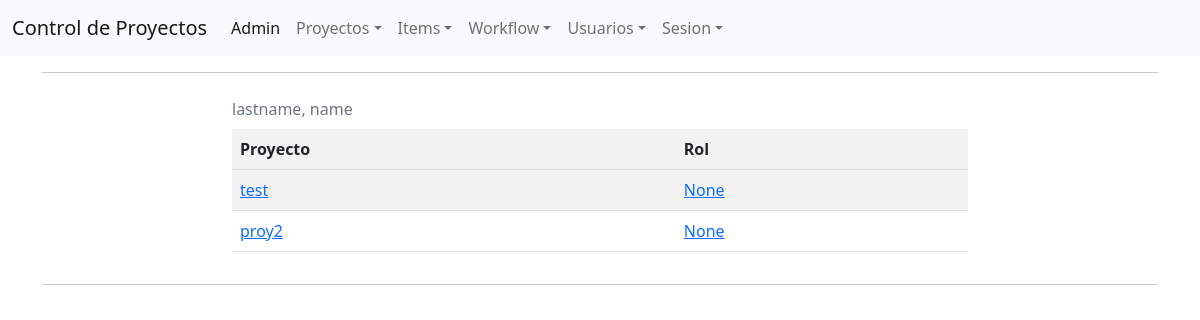
/usuario/1/, run on the app's committed database.
### ControlProyecto/models/Usuario.py (models this page shows, shortened)
class Usuario(models.Model):
    user = models.OneToOneField(settings.AUTH_USER_MODEL, on_delete=models.CASCADE)
    dni = models.CharField(max_length=16, unique=True)
    proyectos = models.ManyToManyField("Proyecto", through="RolUsuario")

### ControlProyecto/models/RolUsuario.py (models this page shows, shortened)
class RolUsuario(models.Model):
    class TipoRol(models.TextChoices):
        lider_tecnico = "LT", _("Lider Tecnico")
        lider_funcional = "LF", _("Lider Funcional")
        representante_cliente = "RC", _("Representante Cliente")
    usuario = models.ForeignKey("Usuario", on_delete=models.CASCADE)
    proyecto = models.ForeignKey("Proyecto", on_delete=models.CASCADE)
    rol = models.CharField(max_length=2, choices=TipoRol.choices, null=True, blank=True)

### ControlProyecto/models/Proyecto.py (models this page shows, shortened)
class Proyecto(models.Model):
    nombre = models.CharField(max_length=32)
    descripcion = models.TextField(null=True)
    usuarios = models.ManyToManyField("Usuario", through="RolUsuario", blank=True)

### ControlProyecto/views/UsuarioView.py (the view)
# urls.py: path('usuario/<int:pk>/', UsuarioView.as_view(), name="detalle-usuario"),
class UsuarioView(TemplateView):
    def get_context_data(self, **kwargs):
        context = super().get_context_data()
        context["usuario"] = Usuario.objects.get(id=kwargs["pk"])
        return context
    template_name = "usuario.html"

### ControlProyecto/templates/usuario.html (shortened to what this page needs)
{% extends "base.html" %}
{% block content %}
<table>
    <caption>
        {{ usuario.user.last_name }}, {{ usuario.user.first_name }}
    </caption>
    <tr>
        <th>Proyecto</th>
        <th>Rol</th>
    </tr>
    <tr>
        {% for u in usuario.rolusuario_set.all %}
        <tr>
            <td><a href="{% url "detalle-proyecto" pk=u.proyecto.id %}">{{ u.proyecto.nombre }}</a></td>
            <td><a href="{% url "rol-usuario" pk=u.id %}">{{ u.get_rol_display }}</a></td>
        </tr>
        {% endfor %}
    </tr>
</table>
{% endblock %}

### ControlProyecto/templates/base.html (style rules this page uses)
caption { caption-side: top; }

### data on the page
Usuario: user.last_name "lastname", user.first_name "name"
RolUsuario: proyecto.nombre "test", rol "None"
RolUsuario: proyecto.nombre "proy2", rol "None"
